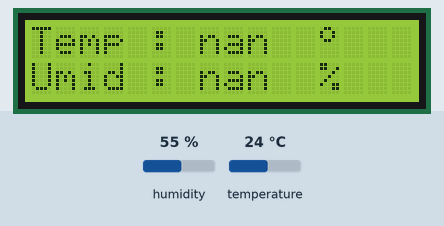
Recording of a sketch running on a simulated Arduino Uno, built with avr-gcc and run on an emulated ATmega328P. Parts: 16×2 character LCD. Wiring (inferred from the names in the program): DHT11 sensor: data A5. Inputs (shaded band) come from the test bench; at power-on: humidity 55 %, temperature 24 °C. What the sketch prints to the serial monitor is not drawn.

Above: at 1.2 s.
1.3 s: humidity set to 22 %
At 3.1 s:
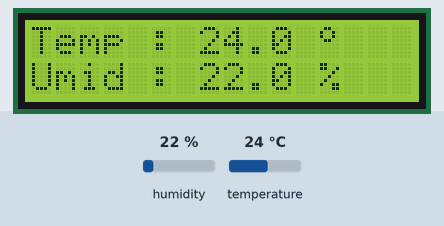
4.7 s: temperature set to 12 °C
At 7.5 s:
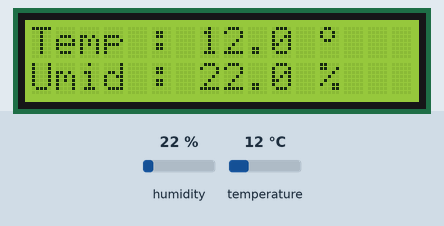
8.4 s: humidity set to 40 %
At 9.7 s:
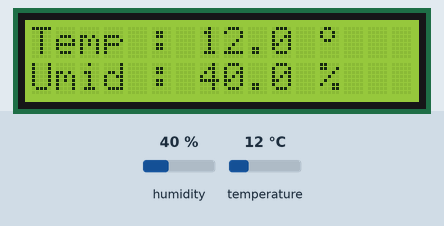
11.8 s: temperature set to 19 °C
At 14.2 s:
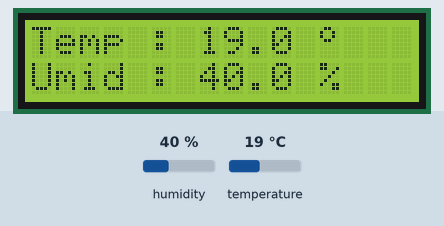
Timing chart, 0 to 15.7 s (numbered marks = the images above; inputs shaded):
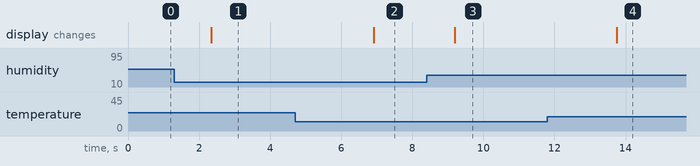

The sketch:

TemHumlog.ino
```cpp
/*
 * Integrando Arduino com Excel
 *
 * arduinovacao.blogspot.com.br
 * By: Diego Santos
 *
 * 05/08/2016
 */
#include <DHT.h> //Carrega a biblioteca DHT
#include <LiquidCrystal.h> //Carrega a biblioteca LCD

 //Define a ligação ao pino de dados do sensor
#define DHTPIN A5

//Define o tipo de sensor DHT utilizado
#define DHTTYPE DHT11

DHT dht(DHTPIN, DHTTYPE);

//Define os pinos que serão ligados ao LCD
LiquidCrystal lcd(12, 11, 5, 4, 3, 2);

//Array simbolo grau
byte grau[8] ={ B00001100,
                B00010010,
                B00010010,
                B00001100,
                B00000000,
                B00000000,
                B00000000,
                B00000000,};

int linha = 0;

void setup() {
    Serial.begin(9600);
    Serial.println("CLEARDATA");
    Serial.println("LABEL, Data, Hora, HUMID (%), TEMP (Graus Celcius)");

    lcd.begin(16,2); //Inicializa LCD
    lcd.clear(); //Limpa o LCD
    //Cria o caractere customizado com o simbolo do grau
    lcd.createChar(0, grau);

}

void loop() {
float h = dht.readHumidity(); //Le o valor da umidade
float t = dht.readTemperature(); //Le o valor da temperatura
lcd.setCursor(0,0);
lcd.print("Temp : ");
lcd.print(" ");
lcd.setCursor(7,0);
lcd.print(t,1);
lcd.setCursor(12,0);

//Mostra o simbolo do grau formado pelo array
lcd.write((byte)0);

//Mostra o simbolo do grau quadrado
//lcd.print((char)223);

lcd.setCursor(0,1);
lcd.print("Umid : ");
lcd.print(" ");
lcd.setCursor(7,1);
lcd.print(h,1);
lcd.setCursor(12,1);
lcd.print("%");

//Intervalo recomendado para leitura do sensor
delay(1000);

    Serial.print("DATA, DATE, TIME,");
    Serial.print(h);
    Serial.print(",");
    Serial.print(t);
    Serial.print(",");
    Serial.print(h);
    Serial.print(",");
    Serial.println(t);

    linha++;

    if (linha > 360) {
        linha = 0;
        Serial.println("ROW,SET,2");
    }
    delay(1000);
}
```

Measured:
- after the input at 1.3 s, the display: changes after 1.0 s (image 1)
- after the input at 4.7 s, the display: changes after 2.2 s (image 2)
- after the input at 8.4 s, the display: changes after 0.79 s (image 3)
- after the input at 11.8 s, the display: changes after 2.0 s (image 4)
